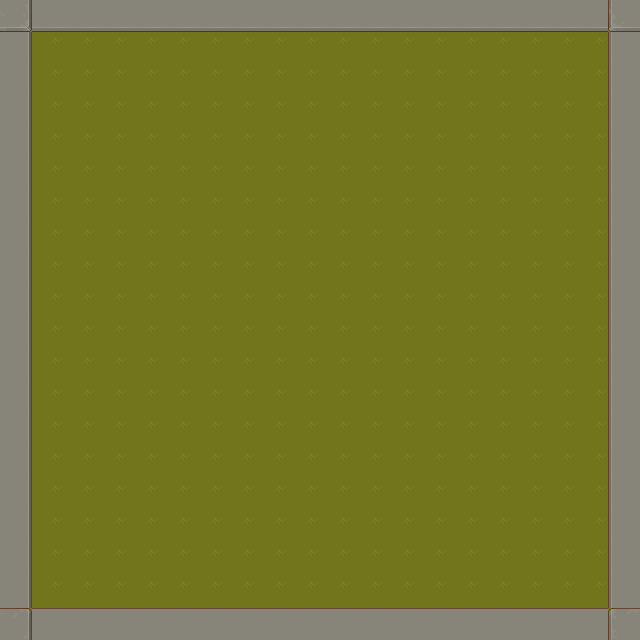

Tiled map render using the project's own tile images. Description and the whole map definition, tile-layer contents included, below:
An orthogonal 20x20 tile map with 32x32 px tiles, 2 tile layers (Слой тайлов 1, Слой тайлов 2), 2 tilesets.

<map version="1.10" tiledversion="1.10.2" orientation="orthogonal" renderorder="left-up" width="20" height="20" tilewidth="32" tileheight="32" infinite="0" nextlayerid="3" nextobjectid="1">
 <tileset firstgid="1" name="lanshaft1" tilewidth="32" tileheight="32" tilecount="64" columns="8">
  <image source="Texture/TX Tileset Grass.png" width="256" height="256" />
 </tileset>
 <tileset firstgid="65" source="TX Tileset Stone Ground.tsx" />
 <layer id="1" name="Слой тайлов 1" width="20" height="20">
  <data encoding="csv">
11,11,11,11,11,11,11,11,11,11,11,11,11,11,11,11,11,11,11,11,
11,11,11,11,11,11,11,11,11,11,11,11,11,11,11,11,11,11,11,11,
11,11,11,11,11,11,11,11,11,11,11,11,11,11,11,11,11,11,11,11,
11,11,11,11,11,11,11,11,11,11,11,11,11,11,11,11,11,11,11,11,
11,11,11,11,11,11,11,11,11,11,11,11,11,11,11,11,11,11,11,11,
11,11,11,11,11,11,11,11,11,11,11,11,11,11,11,11,11,11,11,11,
11,11,11,11,11,11,11,11,11,11,11,11,11,11,11,11,11,11,11,11,
11,11,11,11,11,11,11,11,11,11,11,11,11,11,11,11,11,11,11,11,
11,11,11,11,11,11,11,11,11,11,11,11,11,11,11,11,11,11,11,11,
11,11,11,11,11,11,11,11,11,11,11,11,11,11,11,11,11,11,11,11,
11,11,11,11,11,11,11,11,11,11,11,11,11,11,11,11,11,11,11,11,
11,11,11,11,11,11,11,11,11,11,11,11,11,11,11,11,11,11,11,11,
11,11,11,11,11,11,11,11,11,11,11,11,11,11,11,11,11,11,11,11,
11,11,11,11,11,11,11,11,11,11,11,11,11,11,11,11,11,11,11,11,
11,11,11,11,11,11,11,11,11,11,11,11,11,11,11,11,11,11,11,11,
11,11,11,11,11,11,11,11,11,11,11,11,11,11,11,11,11,11,11,11,
11,11,11,11,11,11,11,11,11,11,11,11,11,11,11,11,11,11,11,11,
11,11,11,11,11,11,11,11,11,11,11,11,11,11,11,11,11,11,11,11,
11,11,11,11,11,11,11,11,11,11,11,11,11,11,11,11,11,11,11,11,
11,11,11,11,11,11,11,11,11,11,11,11,11,11,11,11,11,11,11,11
</data>
 </layer>
 <layer id="2" name="Слой тайлов 2" width="20" height="20">
  <data encoding="csv">
83,82,82,82,82,82,82,82,82,82,82,82,82,82,82,82,82,82,82,81,
75,0,0,0,0,0,0,0,0,0,0,0,0,0,0,0,0,0,0,73,
75,0,0,0,0,0,0,0,0,0,0,0,0,0,0,0,0,0,0,73,
75,0,0,0,0,0,0,0,0,0,0,0,0,0,0,0,0,0,0,73,
75,0,0,0,0,0,0,0,0,0,0,0,0,0,0,0,0,0,0,73,
75,0,0,0,0,0,0,0,0,0,0,0,0,0,0,0,0,0,0,73,
75,0,0,0,0,0,0,0,0,0,0,0,0,0,0,0,0,0,0,73,
75,0,0,0,0,0,0,0,0,0,0,0,0,0,0,0,0,0,0,73,
75,0,0,0,0,0,0,0,0,0,0,0,0,0,0,0,0,0,0,73,
75,0,0,0,0,0,0,0,0,0,0,0,0,0,0,0,0,0,0,73,
75,0,0,0,0,0,0,0,0,0,0,0,0,0,0,0,0,0,0,73,
75,0,0,0,0,0,0,0,0,0,0,0,0,0,0,0,0,0,0,73,
75,0,0,0,0,0,0,0,0,0,0,0,0,0,0,0,0,0,0,73,
75,0,0,0,0,0,0,0,0,0,0,0,0,0,0,0,0,0,0,73,
75,0,0,0,0,0,0,0,0,0,0,0,0,0,0,0,0,0,0,73,
75,0,0,0,0,0,0,0,0,0,0,0,0,0,0,0,0,0,0,73,
75,0,0,0,0,0,0,0,0,0,0,0,0,0,0,0,0,0,0,73,
75,0,0,0,0,0,0,0,0,0,0,0,0,0,0,0,0,0,0,73,
75,0,0,0,0,0,0,0,0,0,0,0,0,0,0,0,0,0,0,73,
67,66,66,66,66,66,66,66,66,66,66,66,66,66,66,66,66,66,66,65
</data>
 </layer>
</map>
